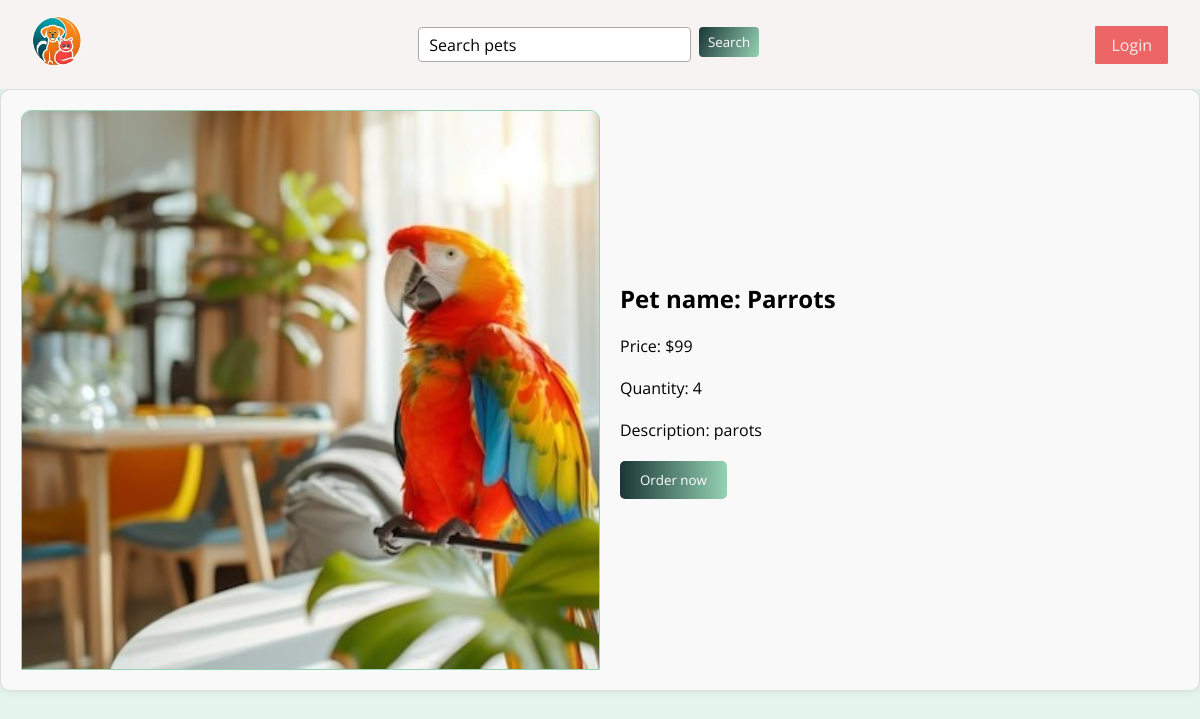
/Php/pet_description.php?pet_id=2, run on the app's committed database.
### tables this page shows
CREATE TABLE `pictures` (
  `id` int(11) NOT NULL,
  `pet_id` varchar(50) NOT NULL,
  `img_name` varchar(50) NOT NULL,
  `path` varchar(100) NOT NULL
);

CREATE TABLE `alllpets` (
  `id` int(11) NOT NULL,
  `name` varchar(50) NOT NULL,
  `price` varchar(50) NOT NULL,
  `quantity` varchar(50) NOT NULL,
  `description` varchar(100) NOT NULL,
  `picture_url` varchar(100) NOT NULL,
  `seller_id` int(11) NOT NULL
);

### Php/pet_description.php (the view, shortened to what this page needs)
<!DOCTYPE html>
<html lang="en">
<head>
    <link rel="stylesheet" href="../Assets/css/index.css">
    <link rel="stylesheet" href="../Assets/css/popup.css">
    <link rel="stylesheet" href="../Assets/css/pet_description.css">
    <link rel="stylesheet" href="../Assets/css/cards.css">
</head>
<body>
<?php
require './connectdb.php';
$pet_id = $_GET['pet_id'];
$query = "SELECT * FROM alllpets WHERE id = '$pet_id'";
$result = mysqli_query($conn, $query);
$product_row = mysqli_fetch_assoc($result);
$image_query = "SELECT path FROM pictures WHERE pet_id = '$pet_id'";
$image_result = mysqli_query($conn, $image_query);
$image_row = mysqli_fetch_assoc($image_result);
?>
<?php
    require './navbar.php';
    ?>
<section class="product_details">
    <img src="<?php echo $image_row['path']; ?>" alt="<?php echo $product_row['name']; ?>">
    <div class="product_box">
        <p>Pet name: <?php echo $product_row['name']; ?></p>
        <p>Price: $<?php echo $product_row['price']; ?></p>
        <p>Quantity: <?php echo $product_row['quantity']; ?></p>
        <p>Description: <?php echo $product_row['description']; ?></p>
        <button onclick="move()">Order now</button>
    </div>
</section>
</body>
</html>

### Assets/css/index.css (style rules this page uses)
* { box-sizing: border-box; margin: 0; padding: 0; }
:root { --primary-color: #1A3636; --secondory-color: #95D2B3; --card-color:#e4f6ed; }
body { font-family: Arial, sans-serif; }

### Assets/css/popup.css (style rules this page uses)
button { outline: none; border: none; }
::placeholder { color: black; font-size: 1rem; }

### Assets/css/pet_description.css (style rules this page uses)
.product_details { display: flex; flex-direction: row; align-items: center; padding: 20px; background-color: #f9f9f9; border: 1px solid #ddd; border-radius: 10px; box-shadow: 0 0 10px rgba(0, 0, 0, 0.1); }
.product_details img { width: 50%; height: 70vh; object-fit: cover; border: 1px solid var(--secondory-color); border-radius: 10px 10px 0 0; }
.product_box { padding: 20px; }
.product_box p { margin-bottom: 20px; }
.product_box p:first-child { font-weight: bold; font-size: 24px; }
.product_box button { background-color: #4CAF50; background: linear-gradient(to right , var(--primary-color), var(--secondory-color)); color: #fff; padding: 10px 20px; border: none; border-radius: 5px; cursor: pointer; }

### Assets/css/cards.css (style rules this page uses)
* { margin: 0; padding: 0; box-sizing: border-box; font-family: 'Open Sans', sans-serif; }
body { background: #dbd8d8db; background: #ecececdb; background: var(--card-color); }

### Assets/css/form.css (style rules this page uses)
::placeholder { color: var(--secondory-color); }

### data on the page
pictures: path (picture)
alllpets: name "Parrots", price "99", quantity "4", description "parots"
